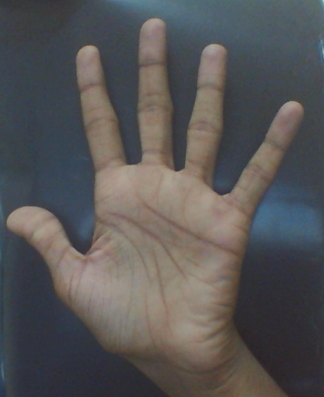
//> input picture testhand.png, 324 x 397 px
$ ./cvjyofinal2 testhand.png   (built with g++ and OpenCV 4)
//> lines starting //> are read from the running program, lines starting //| are printed output that depends on the picture; after the words box and inside, x2 and y2 are one past the last pixel; in counts of white or black regions, pixels touching at a corner belong together
#include<opencv2/opencv.hpp>
#include<iostream>

using namespace cv;
using namespace std;
float toleranceFractionPointX = 0.2;
float toleranceFractionPointY = 0.2;
int filterThreshDepth = 10;

void binaryAbsDiff(Mat src1, Mat src2, Mat& res )
{   for(int i=0;i<src1.rows;i++)
	{	for(int j=0;j<src1.cols;j++)
		{
			if(src2.at<uchar> (i,j)>src1.at<uchar>(i,j))
				res.at<uchar>(i,j)=255;
			else
				res.at<uchar>(i,j)=0;
		}
	}
}

bool checkPointInRegion(Mat src, float perx, float pery,Point p)
{
	//TODO : fill the function here
	int width = src.cols;
	int height = src.rows;
	int x1 = width*perx;
	int x2 = width - x1;
	int y1 = height*pery;
	int y2 = height - y1;

	if(p.x>x1 && p.x<x2 && p.y>y1 && p.y<y2)
		return true;
	else return false;
}

bool comparatorContourAreas ( vector<Point> c1, vector<Point> c2 ) //comparator function to sort the contours in increasing order of area
 {
	double i = fabs( contourArea(Mat(c1)) );
	double j = fabs( contourArea(Mat(c2)) );
	return ( i < j );
}

void cropHand(Mat src, Mat* result, int max_x, int min_x, int max_y, int min_y)// crophand function to crop the hand alone to the destination image
{
	cout<<"cropHand called";

for (int i=min_y;i<max_y;i++)
	for(int j=min_x;j<max_x;j++)
		(*result).at<uchar>(i-min_y,j-min_x)=src.at<uchar>(i,j);

}

void CannyThreshold(Mat src_gray, Mat& edge_gray, int lowThreshold, int highThreshold, int kernel_size)//Blurring and canny of image
{
	//blur( src_gray, edge_gray, Size(3,3) );
	GaussianBlur( src_gray, edge_gray, Size(5,5), 2, 2 );
	Canny( edge_gray, edge_gray, lowThreshold, highThreshold, kernel_size );
}

int main(int argc, char** argv)
{
	Mat img_gray = imread(argv[1], CV_LOAD_IMAGE_GRAYSCALE);
	Mat img_gray_otsu(img_gray.rows, img_gray.cols, CV_8UC1, Scalar::all(0));
	Mat img_gray_otsu_temp(img_gray.rows, img_gray.cols, CV_8UC1, Scalar::all(0));
	Mat img_gray_otsu_dil(img_gray.rows, img_gray.cols, CV_8UC1, Scalar::all(0));
	Mat img_gray_edge(img_gray.rows, img_gray.cols, CV_8UC1, Scalar::all(0));
	Mat img_gray_edge_dil(img_gray.rows, img_gray.cols, CV_8UC1, Scalar::all(0));
	Mat img_gray_edge_temp(img_gray.rows, img_gray.cols, CV_8UC1, Scalar::all(0));


	int dilation_type[] = {0,1,2};
	int dilation_size = 2;

	int edgeThresh = 1;
		int lowThreshold = 30;
		int const max_lowThreshold = 100;
		int ratio = 1;
		int kernel_size = 3;


	CannyThreshold(img_gray, img_gray_edge, lowThreshold, lowThreshold*ratio, kernel_size);//finding canny edges of the gray image
//> in CannyThreshold, `Canny( edge_gray, edge_gray, lowThreshold, highThreshold, kernel_size );`:
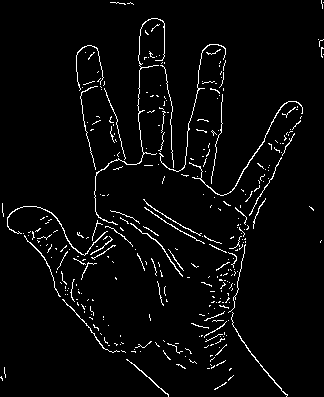
//> edge_gray: 397 rows x 324 cols, CV_8UC1; 3.5% white in thin lines or dots

	threshold(img_gray, img_gray_otsu, 0, 255, THRESH_BINARY + THRESH_OTSU);//finding otsu threshold of gray image
//> img_gray_otsu: 397 rows x 324 cols, CV_8UC1; 33.9% white; 34 white regions (29 under 20 px), largest, box (x1, y1, x2, y2) and area: (7, 0, 324, 362) 43118, (254, 206, 275, 228) 241, (319, 32, 324, 59) 89, (239, 387, 249, 397) 37, (168, 158, 173, 167) 20

	namedWindow("img_gray_otsu", WINDOW_AUTOSIZE);
	imshow("img_gray_otsu",img_gray_otsu);


	Mat element = getStructuringElement( dilation_type[0],	//getting structuring element for dilating and eroding
		Size( 2*dilation_size + 1, 2*dilation_size+1 ),
		Point( dilation_size, dilation_size ) );

	Mat element2 = getStructuringElement( dilation_type[0],
		Size( 7, 7 ),
		Point( 3, 3 ) );

	dilate( img_gray_edge, img_gray_edge_dil, element );  //dilating the edge image of the gray image
//> img_gray_edge_dil: 397 rows x 324 cols, CV_8UC1; 21.3% white; 24 white regions
	//dilate( img_gray_otsu, img_gray_otsu_dil, element );
	//dilate( img_gray_bit_and_morph1, img_gray_bit_and_morph1_dil, element );

	namedWindow("img_gray_edge_dil", WINDOW_AUTOSIZE);
	imshow("img_gray_edge_dil",img_gray_edge_dil);

	vector<Vec4i> hierarchy_minMax;
	vector<vector<Point> > contours_minMax;
	//img_gray_otsu_dil.copyTo(img_gray_otsu_temp);
	//findContours(img_gray_otsu_temp, contours_minMax, hierarchy_minMax, CV_RETR_LIST, CV_CHAIN_APPROX_SIMPLE);

	img_gray_edge_dil.copyTo(img_gray_edge_temp);	//copying dilated image to a temporary image to fidnd contours
	findContours(img_gray_edge_temp, contours_minMax, hierarchy_minMax, CV_RETR_LIST, CV_CHAIN_APPROX_SIMPLE); //finding contours in edge image
//> contours_minMax = 101 contours, 48 with area under 20; largest, box (x1, y1, x2, y2) and area: (0, 16, 305, 397) 30972, (188, 84, 220, 184) 1504, (83, 88, 121, 169) 1404, (140, 67, 167, 110) 876, (129, 338, 199, 366) 640

    sort(contours_minMax.begin(),contours_minMax.end(),comparatorContourAreas); //sorting the contours to get the maximum area contour i.e the hand
//> in comparatorContourAreas, `double i = fabs( contourArea(Mat(c1)) );`: i = 86.5
//> in comparatorContourAreas, `double j = fabs( contourArea(Mat(c2)) );`: j = 35.5
    cout<<"\ncontours_minMax size"<<contours_minMax.size();
//| contours_minMax size101
	drawContours(img_gray_edge_dil,contours_minMax,contours_minMax.size()-1,Scalar(125,125,125),3,8,hierarchy_minMax); //drawing the maximum area contour
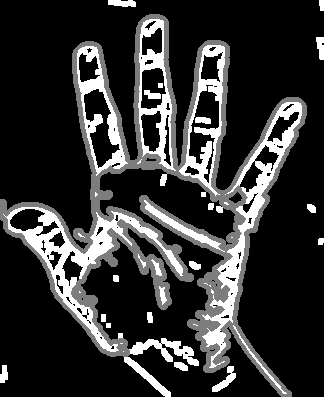
//> img_gray_edge_dil: 397 rows x 324 cols, CV_8UC1; min 0, max 255, mean 50.4

	namedWindow("img_gray_edge_dil", WINDOW_AUTOSIZE);
	imshow("img_gray_edge_dil",img_gray_edge_dil);

	Rect bRect(boundingRect(contours_minMax[contours_minMax.size()-1])); //finding the bounding rectange for the maximum contour(ie the hand)
//> bRect = Rect(0, 16, 305, 381)


	Mat img_cropped(bRect.height,bRect.width, CV_8UC1, Scalar::all(0)); //cropping the image to the size of the hand alone
//> img_cropped: 381 rows x 305 cols, CV_8UC1; every value is 0
	Mat img_cropped_otsu(img_cropped.rows, img_cropped.cols, CV_8UC1, Scalar::all(0));
	Mat img_cropped_circle(img_cropped.rows, img_cropped.cols, CV_8UC1, Scalar::all(0));
	Mat img_cropped_skin_circle(img_cropped.rows, img_cropped.cols, CV_8UC1, Scalar::all(0));
	Mat img_cropped_skin_circle_laplacian(img_cropped.rows, img_cropped.cols, CV_8UC1, Scalar::all(0));
	Mat img_cropped_prints(img_cropped.rows, img_cropped.cols, CV_8UC1, Scalar::all(0));
	Mat img_cropped_otsu_dil(img_cropped.rows, img_cropped.cols, CV_8UC1, Scalar::all(0));
	Mat img_cropped_edge(img_cropped.rows, img_cropped.cols, CV_8UC1, Scalar::all(0));
	Mat img_hull(img_cropped.rows, img_cropped.cols, CV_8UC1, Scalar::all(0));
	Mat img_cropped_otsu_and_c(img_cropped.rows, img_cropped.cols, CV_8UC1, Scalar::all(0));
	Mat img_defects(img_cropped.rows, img_cropped.cols, CV_8UC1, Scalar::all(0));
	Mat img_defects_2(img_cropped.rows, img_cropped.cols, CV_8UC1, Scalar::all(0));
	Mat img_defects_2_inv(img_cropped.rows, img_cropped.cols, CV_8UC1, Scalar::all(0));
	Mat img_defects_3(img_cropped.rows, img_cropped.cols, CV_8UC1, Scalar::all(0));
	Mat img_cropped_prints_and_otsu(img_cropped.rows, img_cropped.cols, CV_8UC1, Scalar::all(0));
	Mat img_cropped_prints_inv(img_cropped.rows, img_cropped.cols, CV_8UC1, Scalar::all(0));


	vector<vector<Point> > contours;
	vector<int> arcl;
	int pos,a;
	vector<Vec4i> hierarchy;
	vector<int> row(5,1);
	vector<vector<int> > kernelOpen(5,row);


	cropHand(img_gray,&img_cropped, bRect.x+bRect.width, bRect.x, bRect.y+bRect.height,bRect.y); //storing the cropped hand in an image

	namedWindow("img_cropped", WINDOW_AUTOSIZE);
	imshow("img_cropped",img_cropped);

	threshold(img_cropped, img_cropped_otsu, 0, 255, THRESH_BINARY + THRESH_OTSU); //otsu thresholding the cropped image again
//> img_cropped_otsu: 381 rows x 305 cols, CV_8UC1; 35.2% white; 18 white regions (16 under 20 px), largest, box (x1, y1, x2, y2) and area: (7, 0, 303, 346) 40680, (256, 191, 274, 212) 201
	dilate( img_cropped_otsu, img_cropped_otsu_dil, element );
//> img_cropped_otsu_dil: 381 rows x 305 cols, CV_8UC1; 40% white; 9 white regions (1 under 20 px), largest, box (x1, y1, x2, y2) and area: (5, 0, 305, 348) 45779, (254, 189, 276, 214) 419, (237, 365, 248, 381) 134

	bitwise_and(img_cropped,img_cropped_otsu,img_cropped_otsu_and_c); // cropped image AND otsu of cropped image --> img_cropped_otsu_and_c

	CannyThreshold(img_cropped_otsu_and_c, img_cropped_prints, lowThreshold, lowThreshold*ratio, kernel_size);

	bitwise_not(img_cropped_prints,img_cropped_prints_inv);
//> img_cropped_prints_inv: 381 rows x 305 cols, CV_8UC1; 96.5% white; black in thin lines or dots
	bitwise_and(img_cropped_prints_inv,img_cropped_otsu,img_cropped_prints_and_otsu);
//> img_cropped_prints_and_otsu: 381 rows x 305 cols, CV_8UC1; 32.5% white; 48 white regions (46 under 20 px), largest, box (x1, y1, x2, y2) and area: (8, 0, 302, 345) 37550, (257, 192, 274, 212) 140
	//erode(img_cropped_prints, img_cropped_prints,element );
	dilate(img_cropped_prints, img_cropped_prints, element );
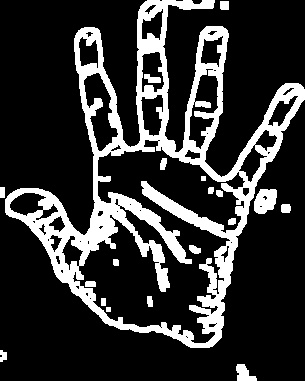
//> img_cropped_prints: 381 rows x 305 cols, CV_8UC1; 20.1% white; 19 white regions


	namedWindow("img_cropped_otsu", WINDOW_AUTOSIZE);
	imshow("img_cropped_otsu",img_cropped_otsu);

	namedWindow("img_cropped_prints", WINDOW_AUTOSIZE);
	imshow("img_cropped_prints",img_cropped_prints);

	findContours(img_cropped_prints, contours, hierarchy, CV_RETR_LIST, CV_CHAIN_APPROX_SIMPLE);
//> contours = 72 contours, 26 with area under 20; largest, box (x1, y1, x2, y2) and area: (5, 0, 305, 348) 45329, (72, 139, 246, 344) 17932, (83, 72, 119, 152) 1392, (188, 68, 219, 150) 1270, (141, 51, 165, 93) 712

    vector<Vec4i> convexityDefectsSet;
    sort(contours.begin(),contours.end(),comparatorContourAreas);
    int size1 = contours.size();
//> size1 = 72

    cout<<"\n"<<contours.size();
//| 72

    vector<vector<int> >hulls( contours.size() );
//> hulls = 72 items

	drawContours(img_cropped,contours,size1-1, (0,0,0),2, 8, hierarchy);
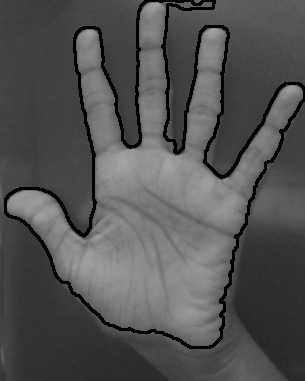
//> img_cropped: 381 rows x 305 cols, CV_8UC1; min 0, max 165, mean 83

    convexHull(Mat(contours[size1-1]), hulls[1],false);

for(int kk=0;kk<hulls[1].size();kk++)
{
    cout<<hulls[1][kk]<<endl;
}
//> this loop made 22 passes
//| 678
//| 458
//| 457
//| 455
//| 454
//> (output is shown up to pass 5 of 22)

cout<<"\nprint hull points ";


img_cropped.copyTo(img_hull);

for(int kk=0;kk<hulls[1].size();kk++)
	{
			Point center(contours[size1-1][hulls[1][kk]]);
			int radius =3;
			circle( img_hull, center, radius, Scalar(255,255,255), 3, 8, 0 );
			cout<<kk<<" ("<<center.x<<","<<center.y<<")"<<endl;
	}
//> this loop made 22 passes
//> center on passes 1 to 8: Point(214, 0), Point(300, 84), Point(303, 87), Point(304, 89), Point(304, 99), Point(221, 337), Point(212, 346), Point(209, 347)
//> (printed output is left out)
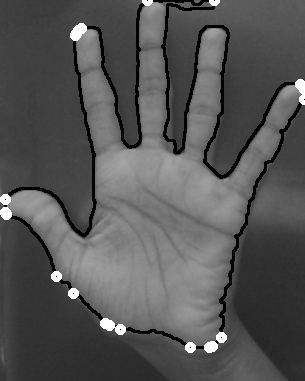
//> img_hull: 381 rows x 305 cols, CV_8UC1; 1.25% of pixels changed, all inside (x1, y1, x2, y2) = (0, 0, 305, 353)


convexityDefects(contours[size1-1], hulls[1], convexityDefectsSet);
//> convexityDefectsSet = 17 items, first 8: [678, 0, 681, 1024], [0, 99, 36, 33108], [99, 101, 100, 142], [101, 103, 102, 142], [103, 105, 104, 114], [105, 214, 161, 22827], [215, 217, 216, 114], [217, 264, 235, 2719]

vector<Point> defectsPoints;

for(int k=0;k<convexityDefectsSet.size();k++)
	{
 			int startIdx = convexityDefectsSet[k].val[0];
			int endIdx = convexityDefectsSet[k].val[1];
			int defectPtIdx = convexityDefectsSet[k].val[2];
			double depth = static_cast<double>(convexityDefectsSet[k].val[3]) / 256.0;

			// cout<<endl<<k<<"  ";

			// cout << startIdx << ' ' << endIdx << ' ' << defectPtIdx << ' ' << depth << endl;

			Scalar color = Scalar( 0,0,0 );

			Point p = contours[size1-1][defectPtIdx];
			if(/*k>=filterThreshDepth && */checkPointInRegion(img_cropped, toleranceFractionPointX, toleranceFractionPointY, p))
			{
				//cout<<"Defect point : "<<k<<" ("<<p.x<<","<<p.y<<")";
				defectsPoints.push_back(p);
				color = Scalar(255,255,255);
			}


			circle(img_hull, contours[size1-1][defectPtIdx] , 10, (0,0,0), 2, 8, 0 );

	}
//> this loop made 17 passes
//> (startIdx, endIdx, defectPtIdx, depth, p) on passes 1 to 8: (678, 0, 681, 4, Point(199, 4)), (0, 99, 36, 129.3, Point(134, 146)), (99, 101, 100, 0.555, Point(79, 30)), (101, 103, 102, 0.555, Point(78, 31)), (103, 105, 104, 0.445, Point(76, 34)), (105, 214, 161, 89.17, Point(90, 227)), (215, 217, 216, 0.445, Point(6, 213)), (217, 264, 235, 10.62, Point(39, 238))
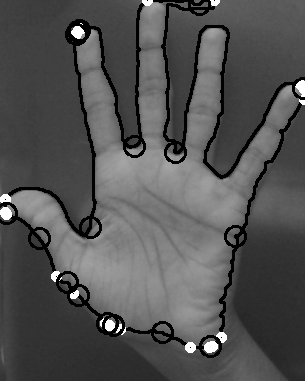
//> img_hull: 381 rows x 305 cols, CV_8UC1; 2.21% of pixels changed, all inside (x1, y1, x2, y2) = (0, 0, 305, 358)

	namedWindow("img_hull", WINDOW_AUTOSIZE);
	imshow("img_hull",img_hull);

		Point2f minEncCirCenter;

		float minEncRad;
		cout<<"\ndefects points size : "<<defectsPoints.size()<<endl;
//| defects points size : 6

		minEnclosingCircle(defectsPoints, minEncCirCenter, minEncRad);
//> minEncCirCenter = Point(144.6, 235.7); minEncRad = 90.37
		circle(img_defects, minEncCirCenter, minEncRad, Scalar(255,255,255), -1, 8, 0);
//> img_defects: 381 rows x 305 cols, CV_8UC1; 21.9% white; 1 white region, box (x1, y1, x2, y2) and area: (55, 146, 236, 327) 25445
		cout<<"\ndefects points size : "<<defectsPoints.size()<<endl;
//| defects points size : 6

binaryAbsDiff(img_cropped_otsu,img_defects,img_defects_2);


    namedWindow("img_defects_2", WINDOW_AUTOSIZE);
	imshow("img_defects_2",img_defects_2);

	bitwise_not(img_defects_2, img_defects_2_inv);
//> img_defects_2_inv: 381 rows x 305 cols, CV_8UC1; 98.3% white; 11 black regions (5 under 20 px), largest, box (x1, y1, x2, y2) and area: (60, 162, 99, 239) 1758, (73, 290, 103, 316) 100, (227, 245, 235, 266) 58, (167, 149, 180, 156) 31, (228, 233, 236, 239) 26, (67, 279, 73, 289) 23
	bitwise_and(img_defects_2_inv, img_defects, img_defects_3);
//> img_defects_3: 381 rows x 305 cols, CV_8UC1; 20.2% white; 1 white region, box (x1, y1, x2, y2) and area: (55, 146, 235, 327) 23423
	bitwise_and(img_defects_3, img_cropped_prints_and_otsu, img_cropped_circle);
//> img_cropped_circle: 381 rows x 305 cols, CV_8UC1; 19.1% white; 3 white regions (2 under 20 px), largest, box (x1, y1, x2, y2) and area: (55, 146, 235, 327) 22175

	bitwise_and(img_defects_3, img_cropped, img_cropped_skin_circle);
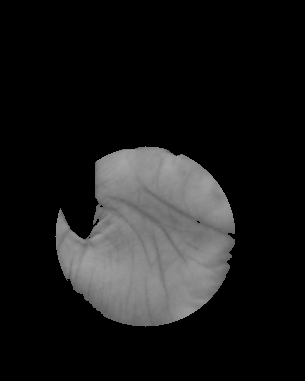
//> img_cropped_skin_circle: 381 rows x 305 cols, CV_8UC1; min 0, max 165, mean 26.6

	//dilate( img_cropped_circle, img_cropped_circle, element2 );
	//erode(img_cropped_circle, img_cropped_circle,element2 );

    namedWindow("img_cropped_circle", WINDOW_AUTOSIZE);
	imshow("img_cropped_circle",img_cropped_circle);

	/*Laplacian( img_cropped_skin_circle,img_cropped_skin_circle_laplacian,0,1,1,0,BORDER_DEFAULT );

    namedWindow("img_cropped_skin_circle_laplacian", WINDOW_AUTOSIZE);
	imshow("img_cropped_skin_circle_laplacian",img_cropped_skin_circle_laplacian);
*/
    namedWindow("img_cropped", WINDOW_AUTOSIZE);
	imshow("img_cropped",img_cropped);


waitKey(0);
destroyAllWindows();

}

$ run again, on adarshhand.jpg
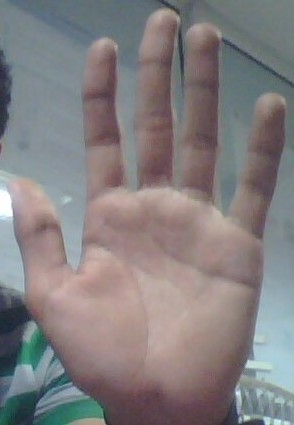
//> input picture adarshhand.jpg, 294 x 425 px
//> img_gray_otsu: 425 rows x 294 cols, CV_8UC1; 56.9% white; 66 black regions (51 under 20 px), largest, box (x1, y1, x2, y2) and area: (0, 0, 294, 242) 34104, (0, 244, 265, 425) 17488, (0, 38, 14, 140) 936
//> contours_minMax = 144 contours, 80 with area under 20; largest, box (x1, y1, x2, y2) and area: (79, 0, 294, 242) 18786, (0, 187, 112, 425) 7865, (172, 32, 217, 193) 5340, (161, 245, 294, 425) 4486, (27, 202, 125, 284) 2155
//> i = 4
//> j = 109.5
//| contours_minMax size144
//> bRect = Rect(79, 0, 215, 242)
//> img_cropped_otsu: 242 rows x 215 cols, CV_8UC1; 44.6% white; 51 white regions (45 under 20 px), largest, box (x1, y1, x2, y2) and area: (0, 36, 215, 242) 20002, (59, 8, 101, 61) 1146, (175, 0, 215, 47) 789, (106, 19, 148, 48) 588, (174, 92, 208, 124) 508, (95, 38, 98, 48) 26
//> img_cropped_otsu_dil: 242 rows x 215 cols, CV_8UC1; 56.2% white; 5 black regions (1 under 20 px), largest, box (x1, y1, x2, y2) and area: (0, 0, 215, 238) 20465, (5, 52, 40, 145) 1957, (28, 162, 43, 185) 208, (144, 176, 155, 194) 130
//> img_cropped_prints_inv: 242 rows x 215 cols, CV_8UC1; 94% white; black in thin lines or dots
//> img_cropped_prints_and_otsu: 242 rows x 215 cols, CV_8UC1; 41.3% white; 112 white regions (106 under 20 px), largest, box (x1, y1, x2, y2) and area: (0, 37, 184, 242) 16788, (184, 148, 215, 242) 1843, (59, 9, 101, 61) 1012, (176, 0, 215, 45) 637, (106, 19, 148, 48) 490, (174, 93, 207, 123) 433
//> img_cropped_prints: 242 rows x 215 cols, CV_8UC1; 31.3% white; 18 white regions
//> contours = 42 contours, 11 with area under 20; largest, box (x1, y1, x2, y2) and area: (0, 6, 215, 242) 18304, (38, 67, 74, 190) 2377, (4, 51, 40, 146) 1966, (135, 120, 171, 223) 1670, (104, 17, 205, 75) 1452
//> size1 = 42
//| 42
//> hulls = 42 items
//> the loop `for(int kk=0;kk<hulls[1].size();kk++)` made 17 passes
//| 739
//| 737
//| 733
//| 468
//| 467
//> (output is shown up to pass 5 of 17)
//> the loop `for(int kk=0;kk<hulls[1].size();kk++)` made 17 passes
//> center on passes 1 to 8: Point(90, 6), Point(93, 7), Point(97, 9), Point(206, 94), Point(208, 96), Point(209, 99), Point(214, 149), Point(214, 153)
//> (printed output is left out)
//> convexityDefectsSet = 13 items, first 8: [0, 2, 1, 186], [2, 69, 38, 11684], [69, 103, 83, 5888], [103, 119, 113, 1359], [119, 173, 134, 8169], [173, 176, 175, 640], [176, 285, 223, 8790], [286, 337, 329, 2051]
//> the loop `for(int k=0;k<convexityDefectsSet.size();k++)` made 13 passes
//> (startIdx, endIdx, defectPtIdx, depth, p) on passes 1 to 8: (0, 2, 1, 0.727, Point(79, 7)), (2, 69, 38, 45.64, Point(57, 66)), (69, 103, 83, 23, Point(23, 53)), (103, 119, 113, 5.31, Point(6, 123)), (119, 173, 134, 31.91, Point(34, 150)), (173, 176, 175, 2.5, Point(9, 200)), (176, 285, 223, 34.34, Point(91, 187)), (286, 337, 329, 8.01, Point(204, 158))
//> after the loop `for(int k=0;k<convexityDefectsSet.size();k++)`:
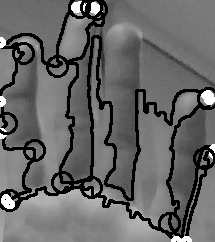
//> img_hull: 242 rows x 215 cols, CV_8UC1; min 0, max 255, mean 102.7
//| defects points size : 3
//> minEncCirCenter = Point(74, 126.5); minEncRad = 62.84
//> img_defects: 242 rows x 215 cols, CV_8UC1; 23.2% white; 1 white region, box (x1, y1, x2, y2) and area: (12, 64, 137, 189) 12061
//| defects points size : 3
//> img_defects_2_inv: 242 rows x 215 cols, CV_8UC1; 85.6% white; 11 black regions (9 under 20 px), largest, box (x1, y1, x2, y2) and area: (58, 64, 137, 187) 5805, (12, 77, 45, 180) 1622
//> img_defects_3: 242 rows x 215 cols, CV_8UC1; 8.8% white; 9 white regions (6 under 20 px), largest, box (x1, y1, x2, y2) and area: (16, 65, 77, 187) 3338, (92, 74, 114, 186) 1130, (63, 181, 91, 189) 106
//> img_cropped_circle: 242 rows x 215 cols, CV_8UC1; 8% white; 27 white regions (23 under 20 px), largest, box (x1, y1, x2, y2) and area: (37, 66, 75, 187) 2801, (92, 85, 113, 186) 960, (16, 146, 37, 169) 287, (64, 182, 91, 189) 80
//> `bitwise_and(img_defects_3, img_cropped, img_cropped_skin_circle);`:
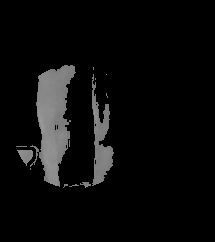
//> img_cropped_skin_circle: 242 rows x 215 cols, CV_8UC1; min 0, max 156, mean 11.2

$ run again, on anirudhhand.jpg
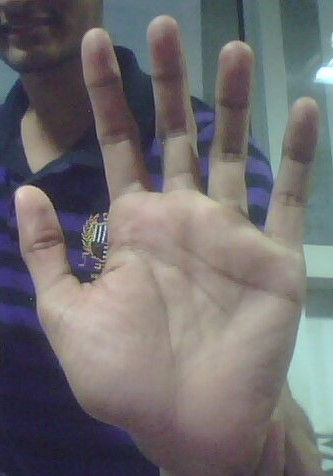
//> input picture anirudhhand.jpg, 333 x 476 px
//> img_gray_otsu: 476 rows x 333 cols, CV_8UC1; 56.7% white; 68 black regions (57 under 20 px), largest, box (x1, y1, x2, y2) and area: (0, 0, 316, 476) 55357, (190, 0, 260, 195) 4952, (218, 55, 252, 160) 2436
//> contours_minMax = 174 contours, 80 with area under 20; largest, box (x1, y1, x2, y2) and area: (0, 0, 333, 476) 44498, (116, 48, 162, 191) 2174, (269, 301, 333, 473) 1798, (90, 50, 142, 161) 1624, (155, 36, 184, 132) 1554
//> i = 105.5
//> j = 2
//| contours_minMax size174
//> bRect = Rect(0, 0, 333, 476)
//> img_cropped_otsu_dil: 476 rows x 333 cols, CV_8UC1; 62.9% white; 9 black regions (1 under 20 px), largest, box (x1, y1, x2, y2) and area: (0, 0, 309, 476) 42263, (92, 35, 184, 190) 7239, (192, 0, 257, 191) 3646
//> img_cropped_prints_inv: 476 rows x 333 cols, CV_8UC1; 95.5% white; black in thin lines or dots
//> img_cropped_prints_and_otsu: 476 rows x 333 cols, CV_8UC1; 53.3% white; 287 black regions (249 under 20 px), largest, box (x1, y1, x2, y2) and area: (0, 0, 316, 476) 57316, (189, 0, 274, 229) 9961, (277, 0, 321, 63) 2163
//> img_cropped_prints: 476 rows x 333 cols, CV_8UC1; 24.7% white; 35 white regions
//> contours = 118 contours, 62 with area under 20; largest, box (x1, y1, x2, y2) and area: (12, 0, 333, 476) 47239, (92, 33, 185, 191) 7284, (221, 58, 249, 158) 1832, (18, 110, 60, 175) 1630, (273, 386, 328, 472) 1370
//> size1 = 118
//| 118
//> hulls = 118 items
//> the loop `for(int kk=0;kk<hulls[1].size();kk++)` made 21 passes
//| 1542
//| 1443
//| 1282
//| 460
//| 459
//> (output is shown up to pass 5 of 21)
//> the loop `for(int kk=0;kk<hulls[1].size();kk++)` made 21 passes
//> center on passes 1 to 8: Point(260, 0), Point(318, 99), Point(332, 243), Point(332, 475), Point(309, 475), Point(80, 403), Point(76, 401), Point(73, 398)
//> (printed output is left out)
//> convexityDefectsSet = 18 items, first 8: [1542, 0, 1624, 48896], [0, 12, 5, 2822], [12, 16, 13, 114], [16, 206, 130, 27076], [206, 208, 207, 222], [209, 211, 210, 232], [211, 219, 216, 318], [219, 221, 220, 210]
//> the loop `for(int k=0;k<convexityDefectsSet.size();k++)` made 18 passes
//> (startIdx, endIdx, defectPtIdx, depth, p) on passes 1 to 8: (1542, 0, 1624, 191, Point(204, 191)), (0, 12, 5, 11.02, Point(100, 24)), (12, 16, 13, 0.445, Point(82, 33)), (16, 206, 130, 105.8, Point(92, 271)), (206, 208, 207, 0.867, Point(13, 195)), (209, 211, 210, 0.906, Point(13, 205)), (211, 219, 216, 1.24, Point(16, 229)), (219, 221, 220, 0.82, Point(18, 248))
//> after the loop `for(int k=0;k<convexityDefectsSet.size();k++)`:
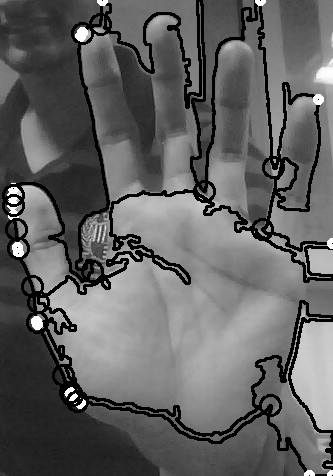
//> img_hull: 476 rows x 333 cols, CV_8UC1; min 0, max 255, mean 98.2
//| defects points size : 3
//> minEncCirCenter = Point(177, 250); minEncRad = 87.56
//> img_defects: 476 rows x 333 cols, CV_8UC1; 15% white; 1 white region, box (x1, y1, x2, y2) and area: (90, 163, 265, 338) 23769
//| defects points size : 3
//> img_defects_2_inv: 476 rows x 333 cols, CV_8UC1; 98.9% white; 12 black regions (4 under 20 px), largest, box (x1, y1, x2, y2) and area: (134, 165, 164, 192) 561, (190, 164, 209, 195) 376, (91, 225, 108, 260) 270
//> img_defects_3: 476 rows x 333 cols, CV_8UC1; 13.9% white; 3 white regions (2 under 20 px), largest, box (x1, y1, x2, y2) and area: (90, 163, 265, 338) 21977
//> img_cropped_circle: 476 rows x 333 cols, CV_8UC1; 13.2% white; 17 white regions (14 under 20 px), largest, box (x1, y1, x2, y2) and area: (91, 163, 265, 338) 20825, (92, 256, 105, 262) 26, (97, 231, 101, 243) 20
//> `bitwise_and(img_defects_3, img_cropped, img_cropped_skin_circle);`:
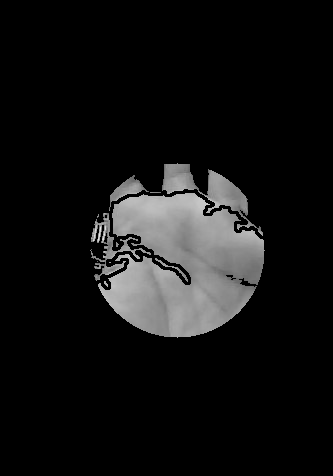
//> img_cropped_skin_circle: 476 rows x 333 cols, CV_8UC1; min 0, max 240, mean 19.1
